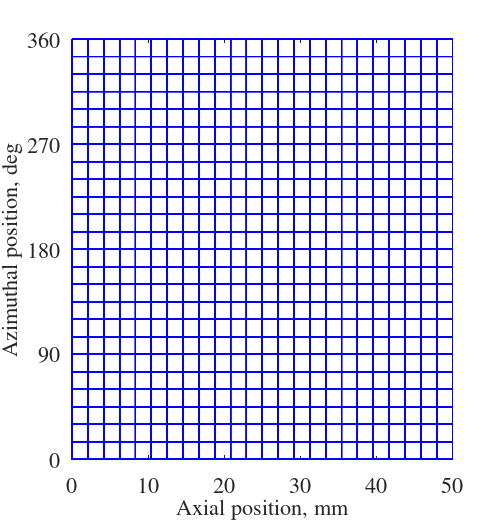

The MATLAB source for this figure:
clear all
close all
set(0,'defaultAxesFontName', 'Times');
set(0,'defaultTextFontName', 'Times');
set(0,'defaultUicontrolFontSize',16);
set(0,'defaultAxesFontSize',16);
set(gcf, 'PaperPositionMode', 'manual');
set(gcf, 'PaperUnits', 'inches');
set(gcf, 'PaperPosition', [2 1 5 5.2]);

nx = 24+1;
ny = 24+1;
X0 = 0;
XL = 50;
Y0 = -0.0;
YL = 360.0;
dx = (50-0)/(nx-1);
dy = (360-0)/(ny-1);

dname = '/Users/kawashima/Dropbox/HZT2D';
xx  = zeros(ny,nx);
yy  = zeros(ny,nx);

for j=1:1:ny
    for i=1:1:nx
        xx(j,i) = 0+(i-1)*dx;
        yy(j,i) = 0+(j-1)*dy;
    end
end

for j=1:1:ny
    for i=1:1:nx
        plot(xx(j,:),yy(j,:),'b-')
        hold on
    end
end

for i=1:1:nx
    for j=1:1:ny
        plot(xx(:,i),yy(:,i),'b-')
        hold on
    end
end


xlabel('Axial position, mm','FontSize',16)
ylabel('Azimuthal position, deg','FontSize',16)
set(gca, 'XLim', [X0, XL]);
set(gca, 'YLim', [Y0, YL]);
set(gca,'XTick',[0 10 20 30 40 50])
set(gca,'XTickLabel',{'0','10','20','30','40','50'})
set(gca,'YTick',[0 90 180 270 360])
set(gca,'YTickLabel',{'0','90','180','270','360'})
fname  = strcat(dname,'/figure/datafile/grid.png');
saveas(figure(1),fname);
hold off



